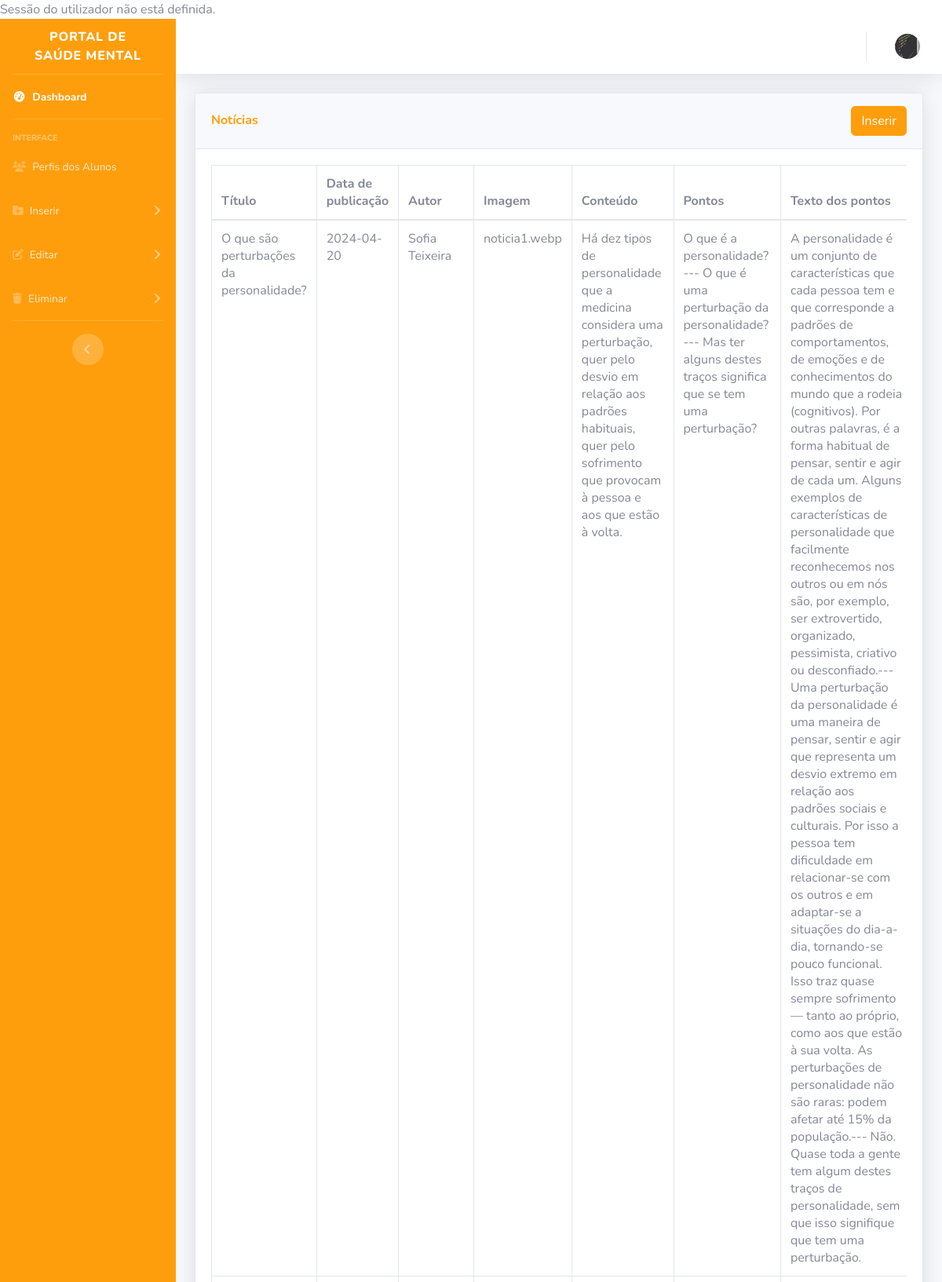
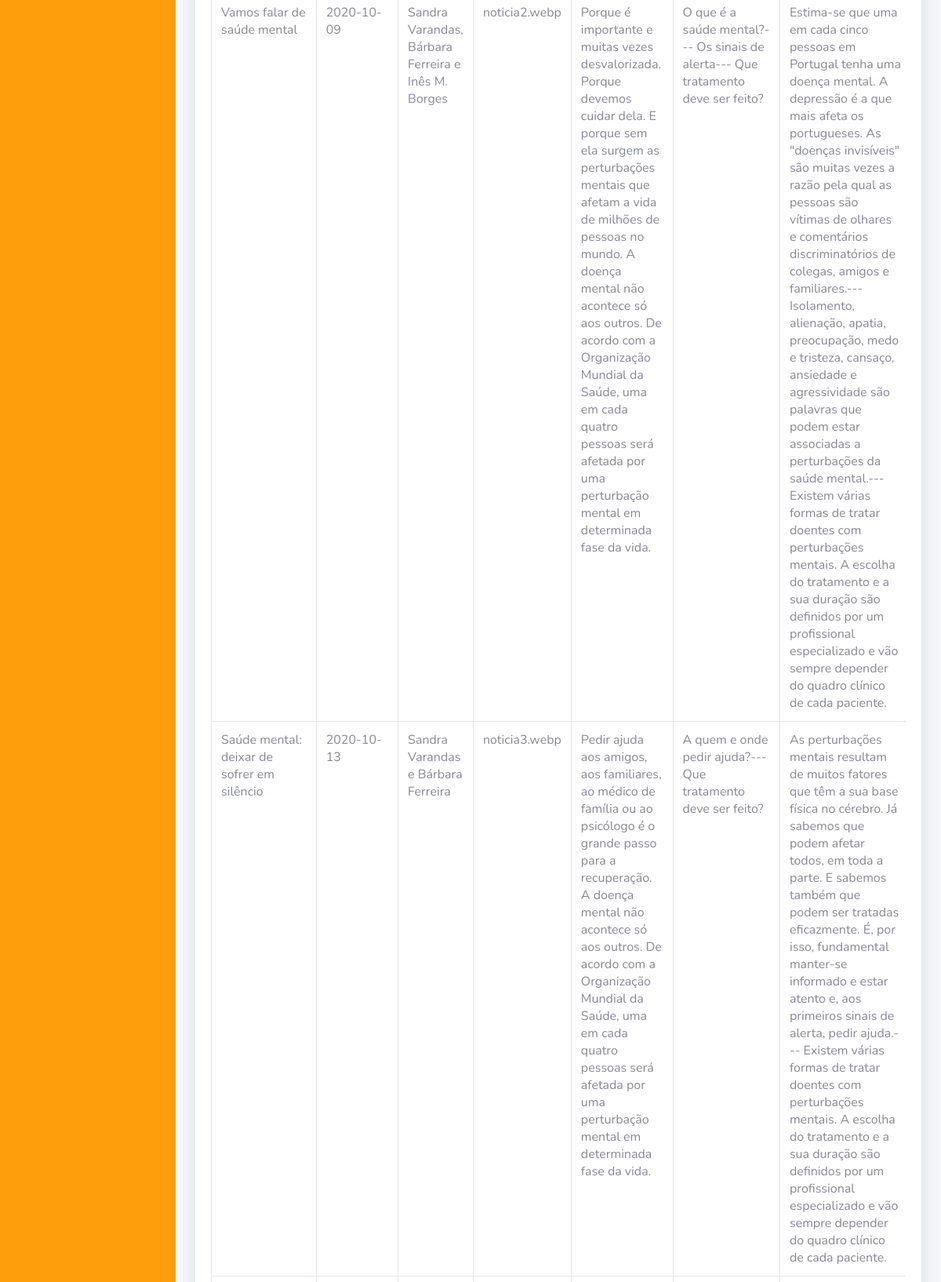
Page /admin/inserir/noticias/index.php (upper part) on the committed database (2 pictures, top to bottom).
### tables this page shows
CREATE TABLE `noticias` (
  `noticias_id` int(11) NOT NULL,
  `titulo` varchar(1000) NOT NULL,
  `data_publicacao` date NOT NULL,
  `autor` varchar(1000) NOT NULL,
  `img_noticia` mediumtext NOT NULL,
  `conteudo_texto` varchar(1000) NOT NULL,
  `fonte` varchar(1000) NOT NULL
);

### admin/inserir/noticias/index.php (the view, shortened to what this page needs)
<?php
require_once ("../../../conn/conn.php");
?>
<!DOCTYPE html>
<html lang="en">
<head>
    <link href="../../vendor/fontawesome-free/css/all.min.css" rel="stylesheet" type="text/css">
    <link href="../../css/sb-admin-2.min.css" rel="stylesheet">
</head>
<body id="page-top">
    <div id="wrapper">
        <ul class="navbar-nav bg-gradient-primary sidebar sidebar-dark accordion" id="accordionSidebar">
            <div class="sidebar-brand d-flex align-items-center justify-content-center" href="">
                <div class="sidebar-brand-text mx-3">Portal de Saúde Mental</div>
            </div>
            <hr class="sidebar-divider my-0">
            <li class="nav-item active">
                <a class="nav-link" href="../..">
                    <i class="fas fa-fw fa-tachometer-alt"></i>
                    <span>Dashboard</span></a>
            </li>
            <hr class="sidebar-divider">
            <div class="sidebar-heading">
                Interface
            </div>
            <li class="nav-item">
                <a class="nav-link" href="../../perfis/">
                    <i class="fas fa-users"></i>
                    <span>Perfis dos Alunos</span></a>
            </li>
            <li class="nav-item">
                <a class="nav-link collapsed" href="#" data-toggle="collapse" data-target="#collapseInserir"
                    aria-expanded="true" aria-controls="collapseInserir">
                    <i class="fas fa-folder-plus"></i>
                    <span>Inserir</span>
                </a>
            </li>
            <li class="nav-item">
                <a class="nav-link collapsed" href="#" data-toggle="collapse" data-target="#collapseEditar"
                    aria-expanded="true" aria-controls="collapseEditar">
                    <i class="fas fa-edit"></i>
                    <span>Editar</span>
                </a>
            </li>
            <li class="nav-item">
                <a class="nav-link collapsed" href="#" data-toggle="collapse" data-target="#collapseEliminar"
                    aria-expanded="true" aria-controls="collapseEliminar">
                    <i class="fas fa-trash"></i>
                    <span>Eliminar</span>
                </a>
            </li>
            <hr class="sidebar-divider d-none d-md-block">
            <div class="text-center d-none d-md-inline">
                <button class="rounded-circle border-0" id="sidebarToggle"></button>
            </div>
        </ul>
        <div id="content-wrapper" class="d-flex flex-column">
            <div id="content">
                <nav class="navbar navbar-expand navbar-light bg-white topbar mb-4 static-top shadow">
                    <ul class="navbar-nav ml-auto">
                        <li class="nav-item dropdown no-arrow">
                            <a class="nav-link dropdown-toggle" href="#" id="userDropdown" role="button"
                                data-toggle="dropdown" aria-haspopup="true" aria-expanded="false">
                                <img class="img-profile rounded-circle" src="../../../areacliente/registo/imgs/<?php if (
                                    !empty($row["img_perfil"])
                                ) {
                                    echo $row["img_perfil"];
                                } else {
                                    echo "../../teste.jpeg";
                                } ?>">
                            </a>
                        </li>
                    </ul>
                </nav>
                <div class="container-fluid">
                    <div class="card shadow mb-4">
                        <div class="card-header py-3">
                            <h6 class="m-0 font-weight-bold text-primary">Notícias</h6>
                            <div class="card-header2">
                                <button type="button" class="btn btn-primary" data-toggle="modal"
                                    data-target="#addadminprofile">
                                    Inserir
                                </button>
                            </div>
                        </div>
                        <div class="card-body">
                            <div class="table-responsive">
                                <?php
                                $query = "SELECT
                                noticias.*,
                                GROUP_CONCAT(conteudo_noticia.ponto SEPARATOR '--- ') AS ponto,
                                GROUP_CONCAT(conteudo_noticia.texto SEPARATOR '--- ') AS texto
                            FROM
                                noticias
                            LEFT JOIN
                            conteudo_noticia ON noticias.noticias_id = conteudo_noticia.noticias_id
                            GROUP BY
                            noticias.noticias_id;";
                                $query_run = mysqli_query($conn, $query);
                                ?>
                                <table class="table table-bordered" id="dataTable" width="100%" cellspacing="0">
                                    <thead>
                                        <tr>
                                            <th>Título</th>
                                            <th>Data de publicação</th>
                                            <th>Autor</th>
                                            <th>Imagem</th>
                                            <th>Conteúdo</th>
                                            <th>Pontos</th>
                                            <th>Texto dos pontos</th>
                                        </tr>
                                    </thead>
                                    <tbody>
                                        <?php
                                        if (mysqli_num_rows($query_run) > 0) {
                                            while ($row = mysqli_fetch_assoc($query_run)) {
                                                ?>
                                                <tr>
                                                    <td>
                                                        <?php echo $row['titulo']; ?>
                                                    </td>
                                                    <td>
                                                        <?php echo $row['data_publicacao']; ?>
                                                    </td>
                                                    <td>
                                                        <?php echo $row['autor']; ?>
                                                    </td>
                                                    <td>
                                                        <?php echo $row['img_noticia']; ?>
                                                    </td>
                                                    <td>
                                                        <?php echo $row['conteudo_texto']; ?>
                                                    </td>
                                                    <td>
                                                        <?php echo $row['ponto']; ?>
                                                    </td>
                                                    <td>
                                                        <?php echo $row['texto']; ?>
                                                    </td>
                                                </tr>
                                                <?php
                                            }
                                        } else {
                                            echo "No Record Found";
                                        }
                                        ?>
                                    </tbody>
                                </table>
                            </div>
                        </div>
                    </div>
                </div>
            </div>
</body>
</html>

### rows in the picture
noticias: titulo "O que são perturbações da personalidade?", data_publicacao "2024-04-20", autor "Sofia Teixeira", img_noticia "noticia1.webp", conteudo_texto "Há dez tipos de personalidade que a medicina considera uma perturbação, quer pelo desvio em relação aos padrões habituais, quer pelo sofrimento que provocam à pessoa e aos que estão à volta.", ponto "O que é a personalidade?--- O que é uma perturbação da personalidade?--- Mas ter alguns destes traços significa que se tem uma perturbação?", texto "A personalidade é um conjunto de características que cada pessoa tem e que corresponde a padrões de comportamentos, de emoções e de conhecimentos do mundo que a rodeia (cognitivos). Por outras palavras, é a forma habitual de pensar, sentir e agir de cada um. Alguns exemplos de características de personalidade que facilmente reconhecemos nos outros ou em nós são, por exemplo, ser extrovertido, organizado, pessimista, criativo ou desconfiado.--- Uma perturbação da personalidade é uma maneira de pensar, sentir e agir que representa um desvio extremo em relação aos padrões sociais e culturais. Por isso a pessoa tem dificuldade em relacionar-se com os outros e em adaptar-se a situações do…"
noticias: titulo "Vamos falar de saúde mental", data_publicacao "2020-10-09", autor "Sandra Varandas, Bárbara Ferreira e Inês M. Borges", img_noticia "noticia2.webp", conteudo_texto "Porque é importante e muitas vezes desvalorizada. Porque devemos cuidar dela. E porque sem ela surgem as perturbações mentais que afetam a vida de milhões de pessoas no mundo. A doença mental não acontece só aos outros. De acordo com a Organização Mundial da Saúde, uma em cada quatro pessoas será afetada por uma perturbação mental em determinada fase da vida.", ponto "O que é a saúde mental?--- Os sinais de alerta--- Que tratamento deve ser feito?", texto "Estima-se que uma em cada cinco pessoas em Portugal tenha uma doença mental. A depressão é a que mais afeta os portugueses. As \"doenças invisíveis\" são muitas vezes a razão pela qual as pessoas são vítimas de olhares e comentários discriminatórios de colegas, amigos e familiares.--- Isolamento, alienação, apatia, preocupação, medo e tristeza, cansaço, ansiedade e agressividade são palavras que podem estar associadas a perturbações da saúde mental.--- Existem várias formas de tratar doentes com perturbações mentais. A escolha do tratamento e a sua duração são definidos por um profissional especializado e vão sempre depender do quadro clínico de cada paciente."
noticias: titulo "Saúde mental: deixar de sofrer em silêncio", data_publicacao "2020-10-13", autor "Sandra Varandas e Bárbara Ferreira", img_noticia "noticia3.webp", conteudo_texto "Pedir ajuda aos amigos, aos familiares, ao médico de família ou ao psicólogo é o grande passo para a recuperação. A doença mental não acontece só aos outros. De acordo com a Organização Mundial da Saúde, uma em cada quatro pessoas será afetada por uma perturbação mental em determinada fase da vida.", ponto "A quem e onde pedir ajuda?--- Que tratamento deve ser feito?", texto "As perturbações mentais resultam de muitos fatores que têm a sua base física no cérebro. Já sabemos que podem afetar todos, em toda a parte. E sabemos também que podem ser tratadas eficazmente. É, por isso, fundamental manter-se informado e estar atento e, aos primeiros sinais de alerta, pedir ajuda.--- Existem várias formas de tratar doentes com perturbações mentais. A escolha do tratamento e a sua duração são definidos por um profissional especializado e vão sempre depender do quadro clínico de cada paciente."
